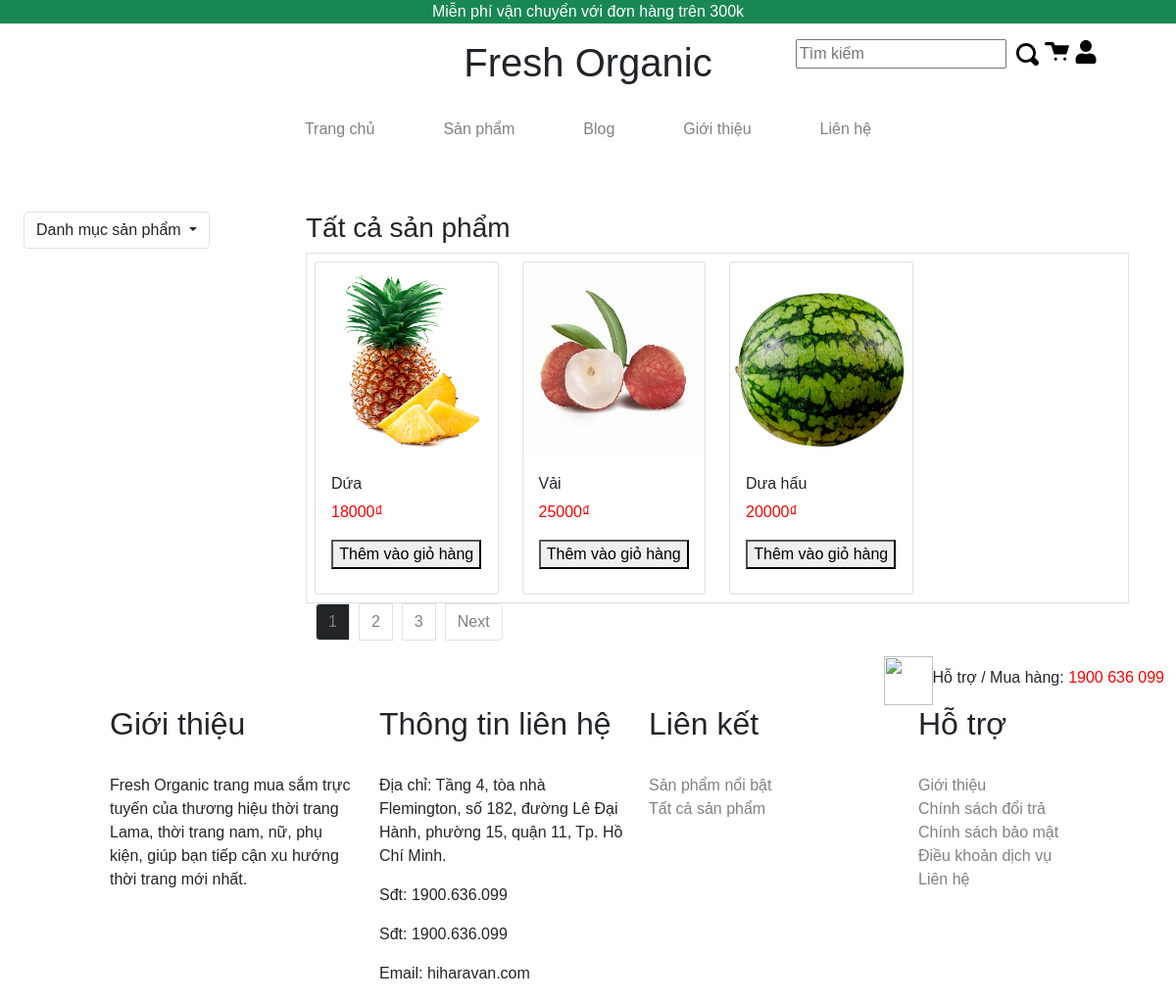
The page /front_web/sanpham.php on the database its author committed.
### tables this page shows
CREATE TABLE `tbl_sanpham` (
  `product_id` int(11) NOT NULL,
  `category_id` int(11) NOT NULL,
  `product_image` varchar(255) NOT NULL,
  `product_name` varchar(255) NOT NULL,
  `product_price` int(11) NOT NULL,
  `detail` text NOT NULL,
  `active` int(11) NOT NULL DEFAULT 1
);

### include/product_search.php (called while the page is built, shortened)
<?php
$search_product_query = "";
?>

### include/category_search.php (called while the page is built, shortened)
<?php
$category_product_query = "";
?>

### include/product.php (called while the page is built, shortened)
<?php
include("product_search.php");
include("category_search.php");
$sql = "SELECT * FROM tbl_sanpham WHERE active = '1'" . $search_product_query . $category_product_query ." ORDER BY product_id DESC LIMIT " . $per_row . "," . $row_per_page;
?>

### include/product_display.php (the view, shortened to what this page needs)
<?php
if (isset($_GET['page'])) {
    $page = $_GET['page'];
} else {
    $page = 1;
}
$row_per_page = 3;
$per_row = ($page - 1) * $row_per_page;
include "../include/product.php";
$result = mysqli_query($conn, $sql);
?>
<div class="container-fluid border p-2">
    <div class="row">
        <?php
        while ($row = mysqli_fetch_array($result)) {
            ?>
            <div class="col-3">
                <div class="card w-100">
                    <div class="img-top"><img src="../img/product/<?php echo $row['product_image'] ?>" width="100%"
                            height="200px" alt="image"></div>
                    <div class="card-body">
                        <h6 class="card-title">
                            <?php echo $row['product_name'] ?>
                            <p class="card-text">
                                <?php echo $row['product_price'] ?>₫
                            </p>
                            <div class="text-center">
                                <?php if (empty($_SESSION['id'])) { ?>
                                    <a href="../front_web/signin.php"><button>Thêm vào giỏ hàng</button></a>
                                <?php } else { ?>
                                    <a href="../front_web/chitietsp.php?pro_id=<?php echo $row['product_id'] ?>"><button>Thêm
                                            vào giỏ hàng</button></a>
                                <?php } ?>
                            </div>
                    </div>
                </div>
            </div>
        <?php } ?>
    </div>
</div>
<?php
include "../include/pagination.php"; ?>

### css/style.css (style rules this page uses)
* { font-family: 'Quicksand', sans-serif; }
a { text-decoration: none!important; color: gray!important; }
.col-md-2 .card,.card { height: 340px; display: inline-block; position: relative; overflow: hidden; }
.img-top { width: 100%; object-fit: cover; }
.card-body p { color: red; }

### rows shown on the page
tbl_sanpham: product_image (picture), product_name "Dứa", product_price "18000"
tbl_sanpham: product_image (picture), product_name "Vải", product_price "25000"
tbl_sanpham: product_image (picture), product_name "Dưa hấu", product_price "20000"
